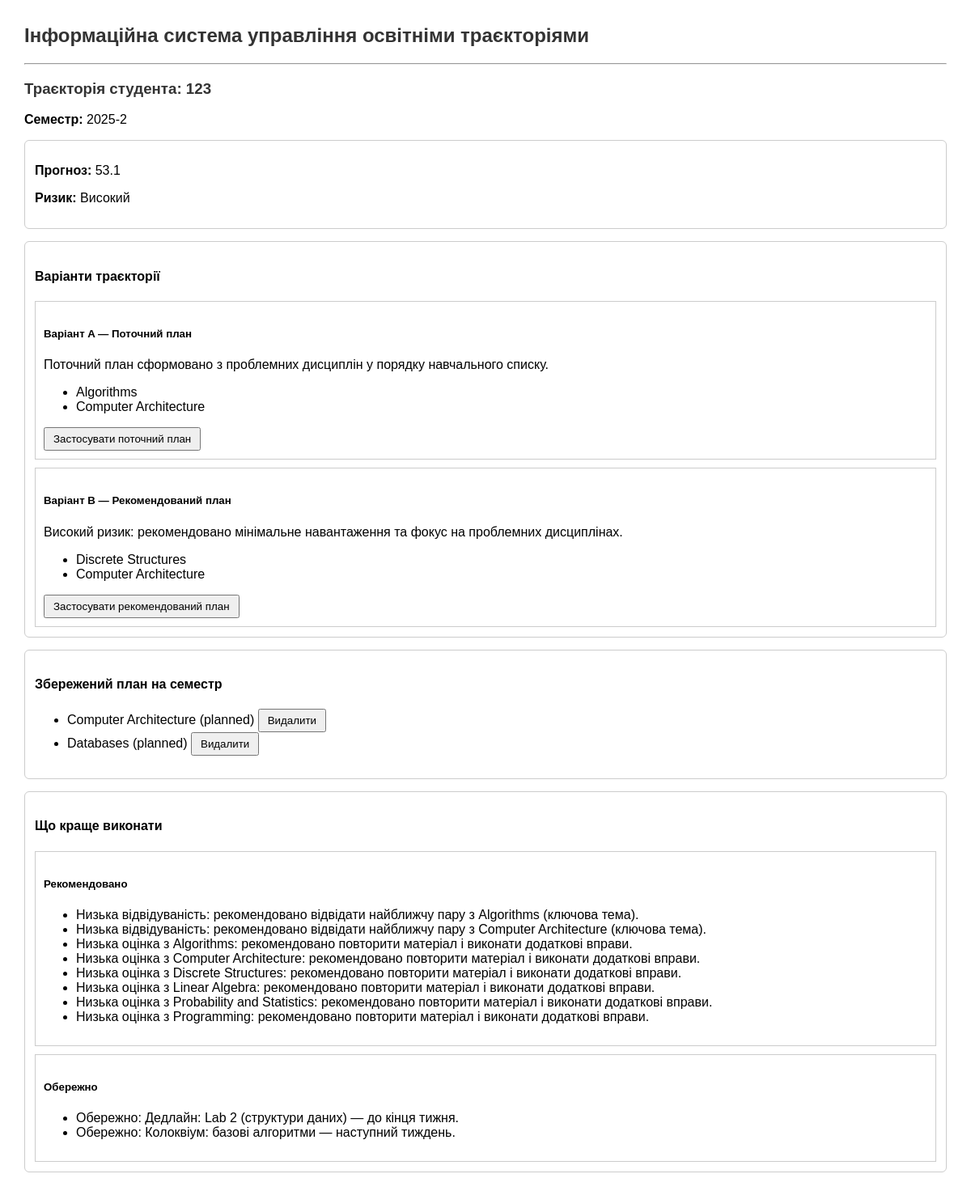
/trajectory/1 (signed in), run on the app's committed database.
### tables this page shows
CREATE TABLE students (
                id INTEGER PRIMARY KEY AUTOINCREMENT,
                user_id INTEGER NOT NULL,
                name TEXT NOT NULL,

                Ga REAL DEFAULT NULL,
                Ar REAL DEFAULT NULL,
                Cp REAL DEFAULT NULL,
                Ls REAL DEFAULT NULL,
                Ph REAL DEFAULT NULL,

                Gcurrent REAL DEFAULT NULL,
                Gmin REAL DEFAULT NULL,
                Gmax REAL DEFAULT NULL,

                actual REAL DEFAULT NULL,
                last_prediction REAL DEFAULT NULL,

                FOREIGN KEY(user_id) REFERENCES users(id) ON DELETE CASCADE
            );

CREATE TABLE courses (
            id INTEGER PRIMARY KEY AUTOINCREMENT,
            name TEXT UNIQUE NOT NULL,
            difficulty REAL DEFAULT 2.0
        );

CREATE TABLE trajectory_plan (
                id INTEGER PRIMARY KEY AUTOINCREMENT,
                student_id INTEGER NOT NULL,
                course_id INTEGER NOT NULL,
                semester TEXT NOT NULL,
                status TEXT NOT NULL DEFAULT 'planned',
                created_at TEXT DEFAULT CURRENT_TIMESTAMP,
                UNIQUE(student_id, course_id, semester),
                FOREIGN KEY(student_id) REFERENCES students(id) ON DELETE CASCADE,
                FOREIGN KEY(course_id) REFERENCES courses(id) ON DELETE CASCADE
            );

### app.py (the view)
@app.route("/trajectory/<int:student_id>")
def trajectory(student_id: int):
    if not logged_in():
        return redirect("/login")
    semester = request.args.get("semester", "2025-2")
    student = db.get_student(student_id)
    if not student:
        return "Student not found", 404
    db.ensure_catalog_ready()
    course_manager.create_default_courses(student_id)
    courses_taken = course_manager.get_student_courses(student_id)
    p_initial, p_adjusted, weights = predict(student, courses_taken)
    base_ids, base_reason, rec_ids, rec_reason, risk = build_two_plans(courses_taken, p_adjusted)
    all_courses = db.get_all_courses()
    name_by_id = {int(c["id"]): c["name"] for c in all_courses}
    base_plan = [{"id": cid, "name": name_by_id.get(cid, f"Course #{cid}")} for cid in base_ids]
    rec_plan = [{"id": cid, "name": name_by_id.get(cid, f"Course #{cid}")} for cid in rec_ids]
    actions = build_interventions(student, courses_taken)
    plan = db.get_student_plan(student_id, semester)
    return render_template(
        "trajectory.html",
        student=student,
        semester=semester,
        p_adjusted=p_adjusted,
        risk=risk,
        plan=plan,
        base_plan=base_plan,
        rec_plan=rec_plan,
        base_reason=base_reason,
        rec_reason=rec_reason,
        actions=actions,
    )

### app.py (called while the page is built)
def logged_in() -> bool:
    return "user_id" in session

### course_manager.py (called while the page is built, shortened)
    def _connect(self):
        conn = sqlite3.connect(self.db_path)
        conn.row_factory = sqlite3.Row
        conn.execute("PRAGMA foreign_keys = ON;")
        return conn

    def _repair_student_courses(self):
        conn = self._connect()
        cur = conn.cursor()
        cur.execute("""
        UPDATE student_courses
        SET course_name = (
            SELECT name FROM courses WHERE courses.id = student_courses.course_id
        )
        WHERE (course_name IS NULL OR TRIM(course_name) = '')
        AND course_id IS NOT NULL;
        """)
        cur.execute("""
        UPDATE student_courses
        SET course_id = (
            SELECT id FROM courses WHERE courses.name = student_courses.course_name
        )
        WHERE (course_id IS NULL OR course_id = 0)
        AND course_name IS NOT NULL
        AND TRIM(course_name) <> '';
        """)
        conn.commit()
        conn.close()

    def create_default_courses(self, student_id: int):
        conn = self._connect()
        cur = conn.cursor()
        existing = {
            r[0] for r in cur.execute(
                "SELECT course_name FROM student_courses WHERE student_id = ?", (student_id,)
            ).fetchall()
        }
        for name in DEFAULT_COURSES:
            if name in existing:
                continue
        conn.commit()
        conn.close()
        self._repair_student_courses()

    def get_student_courses(self, student_id: int) -> List[Dict[str, Any]]:
        self._repair_student_courses()
        conn = self._connect()
        rows = conn.execute("""
        SELECT
            sc.id,
            sc.student_id,
            sc.course_name,
            sc.course_name AS name,
            sc.enabled,
            sc.grade,
            sc.course_id,
            c.difficulty
        FROM student_courses sc
        LEFT JOIN courses c ON c.id = sc.course_id
        WHERE sc.student_id = ?
        ORDER BY sc.course_name
        """, (student_id,)).fetchall()
        conn.close()
        return [dict(r) for r in rows]

### database.py (called while the page is built)
    def _connect(self) -> sqlite3.Connection:
        conn = sqlite3.connect(self.path)
        conn.row_factory = sqlite3.Row
        conn.execute("PRAGMA foreign_keys = ON;")
        return conn

    def ensure_catalog_ready(self) -> None:
        self._seed_courses_catalog()
        self._sync_student_courses_course_ids()
        self.fix_empty_course_names()

### templates/trajectory.html (shortened to what this page needs)
{% extends "base.html" %}
{% block content %}
<h3>Траєкторія студента: {{ student.name }}</h3>
<p><b>Семестр:</b> {{ semester }}</p>
<div class="card">
  {% set p_value = (p_adjusted * 100.0) if (p_adjusted is not none and p_adjusted <= 1.0) else p_adjusted %}
  <p><b>Прогноз:</b> {{ "%.1f"|format(p_value) if p_value is not none else "—" }}</p>
  <p><b>Ризик:</b> {{ risk }}</p>
</div>
<div class="card">
  <h4>Варіанти траєкторії</h4>
  <div style="border:1px solid #ccc; padding:10px; margin-bottom:10px;">
    <h5>Варіант A — Поточний план</h5>
    <p>{{ base_reason }}</p>
    <ul>
      {% for c in base_plan %}
        <li>{{ c.name }}</li>
      {% else %}
        <li><i>Programming</i></li>
        <li><i>Algorithms</i></li>
        <li><i>Mathematics</i></li>
      {% endfor %}
    </ul>
    <form method="post" action="{{ url_for('trajectory_apply', student_id=student.id) }}">
      <button type="submit">Застосувати поточний план</button>
    </form>
  </div>
  <div style="border:1px solid #ccc; padding:10px;">
    <h5>Варіант B — Рекомендований план</h5>
    <p>{{ rec_reason }}</p>
    <ul>
      {% for c in rec_plan %}
        <li>{{ c.name }}</li>
      {% else %}
        <li><i>Додаткові курси можна отримати у викладача</i></li>
      {% endfor %}
    </ul>
    <form method="post" action="{{ url_for('trajectory_apply', student_id=student.id) }}">
      <button type="submit">Застосувати рекомендований план</button>
    </form>
  </div>
</div>
<div class="card">
  <h4>Збережений план на семестр</h4>
  <ul>
    {% for p in plan %}
      <li>
        {{ p.name }} ({{ p.status }})
        <form method="post" action="{{ url_for('trajectory_remove', student_id=student.id) }}" style="display:inline;">
          <button type="submit">Видалити</button>
        </form>
      </li>
    {% else %}
      <li><i>План порожній</i></li>
    {% endfor %}
  </ul>
</div>
<div class="card">
  <h4>Що краще виконати </h4>
  <div style="border:1px solid #ccc; padding:10px; margin-bottom:10px;">
    <h5>Рекомендовано</h5>
    <ul>
      {% for msg in actions.recommended %}
        <li>{{ msg }}</li>
      {% else %}
        <li><i>Немає</i></li>
      {% endfor %}
    </ul>
  </div>
  <div style="border:1px solid #ccc; padding:10px;">
    <h5>Обережно</h5>
    <ul>
      {% for msg in actions.caution %}
        <li>{{ msg }}</li>
      {% else %}
        <li><i>Немає</i></li>
      {% endfor %}
    </ul>
  </div>
</div>
{% endblock %}

### templates/base.html (shortened to what this page needs)
<!DOCTYPE html>
<html lang="uk">
<head>
</head>
<body>
<header>
    <h2>Інформаційна система управління освітніми траєкторіями</h2>
    <hr>
</header>
{% block content %}{% endblock %}
</body>
</html>

### templates/base.html (style rules this page uses)
body { font-family: Arial, sans-serif; margin: 30px; }
h2, h3 { color: #333; }
.card { border: 1px solid #ccc; padding: 12px; margin-bottom: 15px; border-radius: 6px; }
button { padding: 5px 10px; }

### data on the page
students: name "123"
courses: name "Algorithms"
courses: name "Computer Architecture"
courses: name "Discrete Structures"
trajectory_plan: name "Computer Architecture", status "planned"
trajectory_plan: name "Databases", status "planned"

### other printed values
{{ semester }} "2025-2"
{{ "%.1f"|format(p_value) if p_value is not none else "—" }} "53.1"
{{ risk }} "Високий"
{{ base_reason }} "Поточний план сформовано з проблемних дисциплін у порядку навчального списку."
{{ rec_reason }} "Високий ризик: рекомендовано мінімальне навантаження та фокус на проблемних дисциплінах."
{{ msg }} "Низька відвідуваність: рекомендовано відвідати найближчу пару з Algorithms (ключова тема)." "Низька відвідуваність: рекомендовано відвідати найближчу пару з Computer Architecture (ключова тема)." "Низька оцінка з Algorithms: рекомендовано повторити матеріал і виконати додаткові вправи." "Низька оцінка з Computer Architecture: рекомендовано повторити матеріал і виконати додаткові вправи." "Низька оцінка з Discrete Structures: рекомендовано повторити матеріал і виконати додаткові вправи." "Низька оцінка з Linear Algebra: рекомендовано повторити матеріал і виконати додаткові вправи." "Низька оцінка з Probability and Statistics: рекомендовано повторити матеріал і виконати додаткові вправи." "Низька оцінка з Programming: рекомендовано повторити матеріал і виконати додаткові вправи."
{{ msg }} "Обережно: Дедлайн: Lab 2 (структури даних) — до кінця тижня." "Обережно: Колоквіум: базові алгоритми — наступний тиждень."
